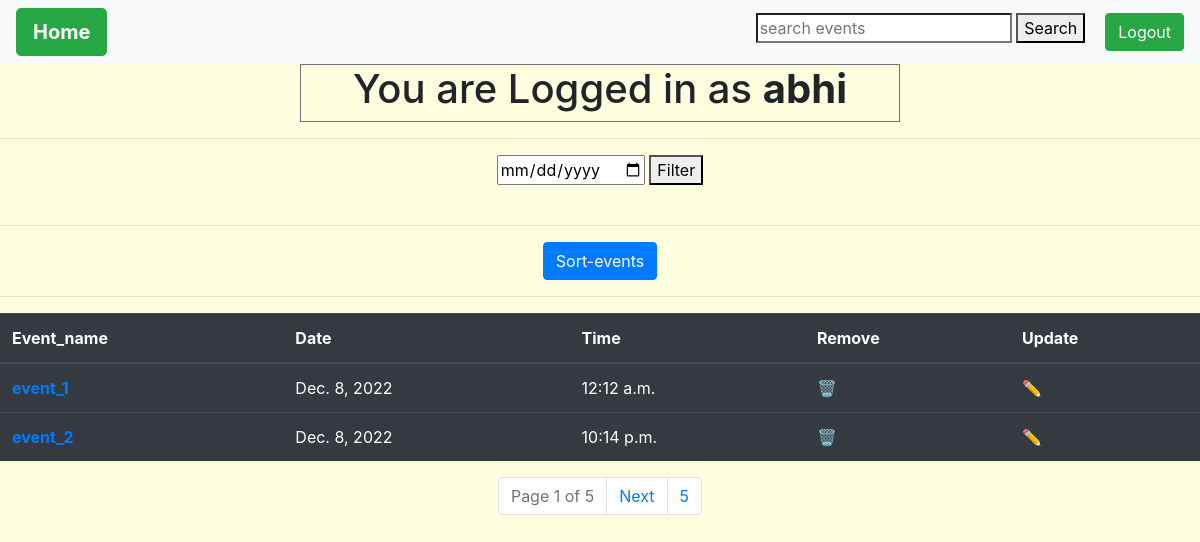
Screenshot of /see_you_hosted/ (signed in) with the database file from the repository.
### app/models.py (models this page shows, shortened)
class events(models.Model):
    host = models.ForeignKey(
        User, on_delete=models.CASCADE, default='request.user', related_name='users')
    event_name = models.CharField(max_length=100)
    date = models.DateField(null=True,validators=[validate_date])
    time = models.TimeField(null=True)
    invited_user = models.ManyToManyField(User, blank=True)

### app/views/events.py (the view)
# urls.py: path('see_you_hosted/',events.events_hosted_by_you,name='you_hosted'),
@login_required(login_url='login')
def events_hosted_by_you(request):
    sort_events = request.GET.get('sort_events')
    date_filter = request.GET.get('date_filter')
    user = request.user
    message = None
    if sort_events is not None:
        obj = events.objects.filter(host=user).order_by('date', 'time')
    else:
        obj = events.objects.filter(host=user)
    if len(obj) == 0:
        message = "Nothing to Show."
    p = Paginator(obj, 2)
    page = request.GET.get('page')
    obj = p.get_page(page)
    context = {
        'objs': obj,
        'message': message,
        'sort_events': sort_events,
        'date_filter': date_filter
    }
    return render(request, 'see_events_hosted_by_you.html', context)

### app/templates/see_events_hosted_by_you.html (shortened to what this page needs)
{% extends 'base.html' %}
{% block content %}
<center>
  <form action="/date_filter" method="post">
    <input required type="date" name="date" id="">
    <button type="submit">Filter</button>
  </form>
  <br>
  {% if message %}
  <h1><b>{{message}}</b></h1>
  {% else %}
  <hr>
  <a name="" id="" class="btn btn-primary" href="?sort_events=1" role="button">Sort-events</a>
  <br>
  <hr>
  <table class="table table-dark">
    <thead>
      <tr>
        <th scope="col">Event_name</th>
        <th scope="col">Date</th>
        <th scope="col">Time</th>
        <th scope="col">Remove</th>
        <th scope="col">Update </th>
      </tr>
    </thead>
    <tbody>
      {% for obj in objs %}
      <tr>
        <th scope="row"><a href="/get_this_event/{{obj.id}}">{{obj.event_name}}</a></th>
        <td>{{obj.date}}</td>
        <td>{{obj.time}}</td>
        <td>
          <a href="/remove_event/{{obj.id}}">🗑️</a>
        </td>
        <td>
          <a href="/update_event/{{obj.id}}">✏️</a>
        </td>
      </tr>
      {% endfor %}
    </tbody>
  </table>
  <nav aria-label="Page navigation example" mt-30>
    <ul class="pagination justify-content-center">
      <li class="page-item disabled">
        <a class="page-link" href="#" tabindex="-1">Page {{objs.number}} of {{objs.paginator.num_pages}}</a>
      </li>
      {% if objs.has_next %}
      <li class="page-item"><a class="page-link"
          href="?page={{objs.next_page_number}}&sort_events={{sort_events}}">Next</a></li>
      <li class="page-item"><a class="page-link"
          href="?page={{objs.paginator.num_pages}}&sort_events={{sort_events}}">{{objs.paginator.num_pages}}</a></li>
      {% endif %}
    </ul>
  </nav>
  {% endif %}
</center>
{% endblock %}

### app/templates/base.html (shortened to what this page needs)
<!doctype html>
<html lang="en">
<head>
    <link rel="stylesheet" href="https://cdn.jsdelivr.net/npm/bootstrap@4.3.1/dist/css/bootstrap.min.css"
>
</head>
<body  style="background-color:lightyellow">
    <nav class="navbar navbar-expand-lg navbar-light bg-light">
        <div class="collapse navbar-collapse" id="navbarSupportedContent">
            <ul class="navbar-nav mr-auto">
                <li class="nav-item active">
                    <a class="btn btn-success btn-lg" href="/"><b>Home</b></a>
                </li>
            </ul>
            <ul class="navbar-nav my-2 my-lg-0">
                {% if request.user.is_authenticated %}
                <li class="nav-item ">
                    <form action="{% url 'search_events' %}" method="post">
                        <input required type="search" name="searched" id="" placeholder="search events">
                        <button class="" type="submit">Search</button>
                    </form>
                </li>
                <li class="nav-item " style="margin-left: 20px;">
                    <a class="btn btn-success" href="/logout">Logout<span class="sr-only">(current)</span></a>
                </li>
                {% endif %}
        </div>
    </nav>
    <center>
        {% if request.user.is_authenticated %}
        <div class="border border-secondary" style="width: 600px;">
        <h1>You are Logged in as <b>{{user}}</b></h1>
        </div>
        {% endif %}
    </center>
    <hr>
    {% block content %}
    {% endblock %}
</body>
</html>

### rows the page displays
events: event_name "event_1", date "Dec. 8, 2022", time "12:12 a.m."
events: event_name "event_2", date "Dec. 8, 2022", time "10:14 p.m."

### other values shown
{{ user }} "abhi"
{{ objs.number }} "1"
{{ objs.paginator.num_pages }} "5"
